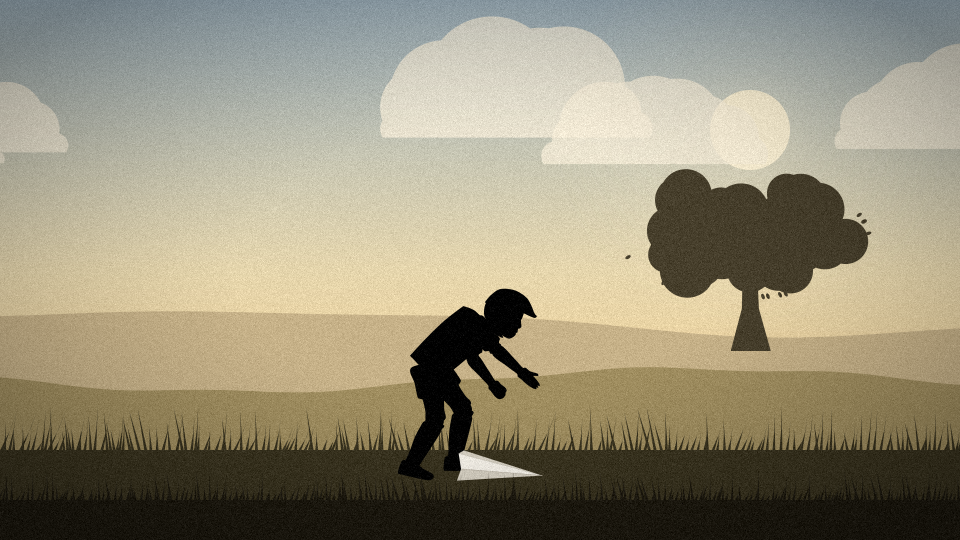
#> input picture projects/battle_of_britain/design/frames/20_ending_pick.png, 1920 x 1080 px (shown at 1/2 size); its folder holds only this picture in this run
$ python -i engine.py   (imports and definitions only)
#> lines starting #> are read from the running program, lines starting #| are printed output that depends on the picture
"""Rendering core: software-OpenGL raymarcher for implicit surfaces, a mesh
renderer, 2D glow helpers, typography and the HDR post chain."""
import os, io, functools
import numpy as np, cv2
from PIL import Image, ImageDraw, ImageFont

D = os.path.dirname(os.path.abspath(__file__))
W, H, FPS = 1920, 1080, 30
FONT = {k: os.path.join(D, "fonts", f"NotoSerifSC-{k}.otf") for k in ("Light", "Regular", "Bold", "Black")}
LATIN = os.path.join(D, "fonts", "CormorantGaramond.ttf")
LATIN_I = os.path.join(D, "fonts", "CormorantGaramond-Italic.ttf")


def ss(a, b, x):
    x = np.clip((x - a) / (b - a), 0.0, 1.0)
    return x * x * (3 - 2 * x)


def ease_out(x, k=3):
    return 1 - (1 - np.clip(x, 0, 1)) ** k


def ease_io(x):
    x = np.clip(x, 0, 1)
    return np.where(x < 0.5, 4 * x**3, 1 - (-2 * x + 2) ** 3 / 2) if np.ndim(x) else (4 * x**3 if x < 0.5 else 1 - (-2 * x + 2) ** 3 / 2)


# =============================================================== camera
class Cam:
    # [24 lines left out: functions __init__, orbit, project, not called in this run]


# =============================================================== GL
_ctx = None


# [6 lines left out: function ctx, not called in this run]


QUAD_VS = """#version 330
in vec2 p; void main(){ gl_Position = vec4(p, 0.0, 1.0); }"""

SURF_FS = """#version 330
layout(location=0) out vec4 oc;
layout(location=1) out vec4 od;
uniform vec2 R;
uniform vec3 ro, fw, rt, up;
uniform float focal, clipR, steps, scan, scanW, iso, gloss, shellA;
uniform vec3 colOut, colIn, scanCol, scanAx, keyDir;
uniform float T;
float F(vec3 q_){
  float x=q_.x, y=q_.y, z=q_.z;
  %s
}
vec3 G(vec3 p){
  float e = 2e-4*max(1.0, clipR);
  return vec3(F(p+vec3(e,0,0))-F(p-vec3(e,0,0)), F(p+vec3(0,e,0))-F(p-vec3(0,e,0)), F(p+vec3(0,0,e))-F(p-vec3(0,0,e)));
}
bool ok(vec3 p){ return dot(p, scanAx) < scan; }
void main(){
  vec2 uv = (gl_FragCoord.xy - 0.5*R) / R.y;
  vec3 rd = normalize(fw*focal + uv.x*rt + uv.y*up);
  float b = dot(ro, rd), c = dot(ro, ro) - clipR*clipR, h = b*b - c;
  oc = vec4(0.0); od = vec4(1e9, 0.0, 0.0, 0.0);
  // faint glass shell outline
  float dmin = sqrt(max(dot(ro,ro) - b*b, 0.0));
  float ring = exp(-pow((dmin - clipR)/(0.012*clipR), 2.0)) * shellA;
  if (h < 0.0) { oc = vec4(vec3(0.35,0.55,1.0)*ring, 0.0); return; }
  h = sqrt(h);
  float t0 = max(-b - h, 0.0), t1 = -b + h;
  float dt = (t1 - t0) / steps;
  float t = t0;
  float fprev = F(ro + rd*t);
  bool okprev = ok(ro + rd*t);
  float thit = -1.0;
  for (int i = 0; i < 2000; i++) {
    if (float(i) >= steps) break;
    float tn = t + dt;
    vec3 pn = ro + rd*tn;
    float fn = F(pn);
    bool okn = ok(pn);
    if (okn && okprev && sign(fn) != sign(fprev)) {
      float a = t, bb = tn, fa = fprev;
      for (int k = 0; k < 14; k++) {
        float m = 0.5*(a + bb); float fm = F(ro + rd*m);
        if (sign(fm) == sign(fa)) { a = m; fa = fm; } else { bb = m; }
      }
      thit = 0.5*(a + bb); break;
    }
    fprev = fn; okprev = okn; t = tn;
  }
  vec3 shell = vec3(0.35,0.55,1.0)*ring;
  if (thit < 0.0) { oc = vec4(shell, 0.0); return; }
  vec3 p = ro + rd*thit;
  vec3 g = G(p);
  vec3 n = normalize(g);
  bool inside = dot(n, rd) > 0.0;
  if (inside) n = -n;
  vec3 base = inside ? colIn : colOut;
  vec3 L1 = normalize(keyDir);
  vec3 L2 = normalize(vec3(-L1.x, -L1.y, 0.3));
  vec3 V = -rd;
  float d1 = max(dot(n, L1), 0.0), d2 = max(dot(n, L2), 0.0);
  vec3 H1 = normalize(L1 + V);
  float sp = pow(max(dot(n, H1), 0.0), 90.0) * gloss;
  float sp2 = pow(max(dot(n, normalize(L2 + V)), 0.0), 30.0) * gloss * 0.25;
  float fr = pow(1.0 - max(dot(n, V), 0.0), 3.0);
  // ambient occlusion from the field itself
  float gl = length(g) / (4e-4*max(1.0, clipR));
  float ao = 0.0;
  for (int k = 1; k <= 4; k++) {
    float dk = 0.06 * float(k) * max(1.0, clipR*0.5);
    float est = abs(F(p + n*dk)) / max(gl, 1e-6);
    ao += max(dk - est, 0.0) / dk * (1.0 / float(k));
  }
  ao = clamp(1.0 - 0.55*ao, 0.25, 1.0);
  vec3 col = base * (0.035 + 1.05*pow(d1, 1.3) + 0.22*d2) * ao;
  col += (sp + sp2) * vec3(1.0, 0.95, 0.88);
  col += fr * mix(vec3(0.35,0.6,1.0), base, 0.35) * 1.1 * (0.5 + 0.5*ao);
  // iso lines on the surface (radial shells)
  if (iso > 0.0) {
    float r = length(p) * iso;
    float li = exp(-pow((fract(r) - 0.5) / 0.035, 2.0));
    col += li * base * 0.35;
  }
  // rim where surface meets the clipping sphere
  float edge = exp(-pow((clipR - length(p)) / (0.012*clipR), 2.0));
  col += edge * vec3(1.0, 0.85, 0.6) * 1.6;
  // scanning front
  float sf = exp(-pow((scan - dot(p, scanAx)) / scanW, 2.0));
  col += sf * scanCol * 3.0;
  oc = vec4(col + shell*0.3, 1.0);
  od = vec4(thit, 0.0, 0.0, 0.0);
}"""


class Surface:
    # [33 lines left out: functions __init__, _fbo, render, not called in this run]


MESH_VS = """#version 330
in vec3 pos; in vec3 nrm; in vec3 col; in vec2 uv;
uniform mat4 MVP;
out vec3 vp; out vec3 vn; out vec3 vc; out vec2 vu;
void main(){ vp = pos; vn = nrm; vc = col; vu = uv; gl_Position = MVP * vec4(pos, 1.0); }"""
MESH_FS = """#version 330
in vec3 vp; in vec3 vn; in vec3 vc; in vec2 vu;
layout(location=0) out vec4 oc;
layout(location=1) out vec4 od;
uniform vec3 ro; uniform vec3 keyDir; uniform float gridA, gridN, gridM, bandA, gloss, alpha, emis;
uniform vec3 bandCol; uniform float uedgeA; uniform vec3 uedgeCol;
void main(){
  vec3 V = normalize(ro - vp);
  vec3 n = normalize(vn);
  bool back = dot(n, V) < 0.0;
  if (back) n = -n;
  vec3 base = vc * (back ? 0.75 : 1.0);
  vec3 L1 = normalize(keyDir), L2 = normalize(vec3(-L1.x, -L1.y, 0.2));
  float d1 = max(dot(n, L1), 0.0), d2 = max(dot(n, L2), 0.0);
  vec3 Hh = normalize(L1 + V);
  float sp = pow(max(dot(n, Hh), 0.0), 60.0) * gloss;
  float fr = pow(1.0 - max(dot(n, V), 0.0), 3.0);
  vec3 col = base * (0.07 + 0.85*d1 + 0.3*d2) + sp + fr * mix(base, vec3(0.5,0.7,1.0), 0.4) * 0.55;
  col += base * emis;
  if (gridA > 0.0) {
    vec2 g = vec2(vu.x*gridN, vu.y*gridM);
    vec2 fw2 = fwidth(g);
    vec2 d = abs(fract(g - 0.5) - 0.5) / max(fw2, 1e-4);
    float line = 1.0 - min(min(d.x, d.y) / 1.2, 1.0);
    col += line * gridA * vec3(0.55, 0.8, 1.0);
  }
  if (bandA > 0.0) {
    float dv = min(min(abs(vu.y), abs(vu.y - 1.0)), abs(vu.y - 0.5));
    float fwv = fwidth(vu.y);
    float band = exp(-pow(dv / max(3.2*fwv, 1e-4), 2.0));
    col += band * bandA * bandCol;
  }
  if (uedgeA > 0.0) {
    float du = min(vu.x, 1.0 - vu.x);
    float e = exp(-pow(du / max(2.2*fwidth(vu.x), 1e-4), 2.0));
    col += e * uedgeA * uedgeCol;
  }
  oc = vec4(col * alpha, alpha);
  od = vec4(length(ro - vp), 0.0, 0.0, 0.0);
}"""


class Mesh:
    # [72 lines left out: functions __init__, _fbo, render, grid_mesh, grid_normals, not called in this run]


def downsample(img, w=W, h=H):
    return cv2.resize(img, (w, h), interpolation=cv2.INTER_AREA)


# =============================================================== splats (points / lines with depth test)
# [22 lines left out: functions splat, glow_points, not called in this run]


# =============================================================== 2D implicit curves
class View2D:
    # [5 lines left out: function __init__, not called in this run]

    def to_px(self, P):
        P = np.atleast_2d(P)
        return np.stack([(P[:, 0] - self.cx) * self.s + self.w / 2, -(P[:, 1] - self.cy) * self.s + self.h / 2], 1)


# [4 lines left out: function pix_dist, not called in this run]


def line_glow(d, width=1.3, core=1.0, halo=0.35, halo_w=6.0):
    return core * np.exp(-(d / width) ** 2) + halo * np.exp(-d / halo_w)


# [172 lines left out: functions seg_dist, _bg_assets, background, font, text_img, math_img and 2 more, not called in this run]


# =============================================================== post
def aces(x):
    return np.clip((x * (2.51 * x + 0.03)) / (x * (2.43 * x + 0.59) + 0.14), 0, 1)


@functools.lru_cache(None)
def _post_assets():
    yy, xx = np.mgrid[0:H, 0:W].astype(np.float32)
    r = np.hypot((xx - W / 2) / (W / 2), (yy - H / 2) / (H / 2))
    vig = (1 - 0.38 * ss(0.55, 1.5, r)).astype(np.float32)
    rng = np.random.default_rng(99)
    dither = (rng.random((H, W, 3)).astype(np.float32) - 0.5) / 255.0
    return vig, dither


def bloom(img, strength=0.35, thresh=0.0):
    src = np.maximum(img - thresh, 0) if thresh > 0 else img
    acc = np.zeros_like(img)
    lvl = src
    wts = (0.25, 0.3, 0.35, 0.4, 0.45, 0.5)
    for k, wt in enumerate(wts):
        lvl = cv2.pyrDown(lvl)
        b = cv2.GaussianBlur(lvl, (0, 0), 1.5)
        acc += cv2.resize(b, (img.shape[1], img.shape[0]), interpolation=cv2.INTER_LINEAR) * wt
    return img + acc * strength


def post(img, exposure=1.0, flash=0.0, bloom_amt=0.35, shake=(0.0, 0.0), aberr=0.0, fade=1.0, zoom=0.0):
    vig, dither = _post_assets()
    img = bloom(img, bloom_amt)
    if flash > 0:
        img = img + flash
    if aberr > 0.01 or abs(shake[0]) + abs(shake[1]) > 0.01 or zoom > 1e-4:
        out = np.empty_like(img)
        for c, s in zip(range(3), (1 + aberr * 0.004, 1.0, 1 - aberr * 0.004)):
            s = s * (1 + zoom)
            M = np.array([[s, 0, (1 - s) * W / 2 + shake[0]], [0, s, (1 - s) * H / 2 + shake[1]]], np.float32)
            out[..., c] = cv2.warpAffine(img[..., c], M, (W, H), flags=cv2.INTER_LINEAR, borderMode=cv2.BORDER_REFLECT)
        img = out
    img = aces(img * exposure) * vig[..., None] * fade
    img = np.clip(img, 0, 1) ** (1 / 2.2) + dither
    return (np.clip(img, 0, 1) * 255 + 0.5).astype(np.uint8)

>>> import cv2
>>> picture = cv2.imread('../projects/battle_of_britain/design/frames/20_ending_pick.png')
#> picture is the input picture: shape (1080, 1920, 3); mean B, G, R 120.6, 142.9, 149.8
>>> result = post(picture)
#> the loop in bloom, `for k, wt in enumerate(wts):` made 1 pass
#> pass 1, in bloom, `lvl = cv2.pyrDown(lvl)`:
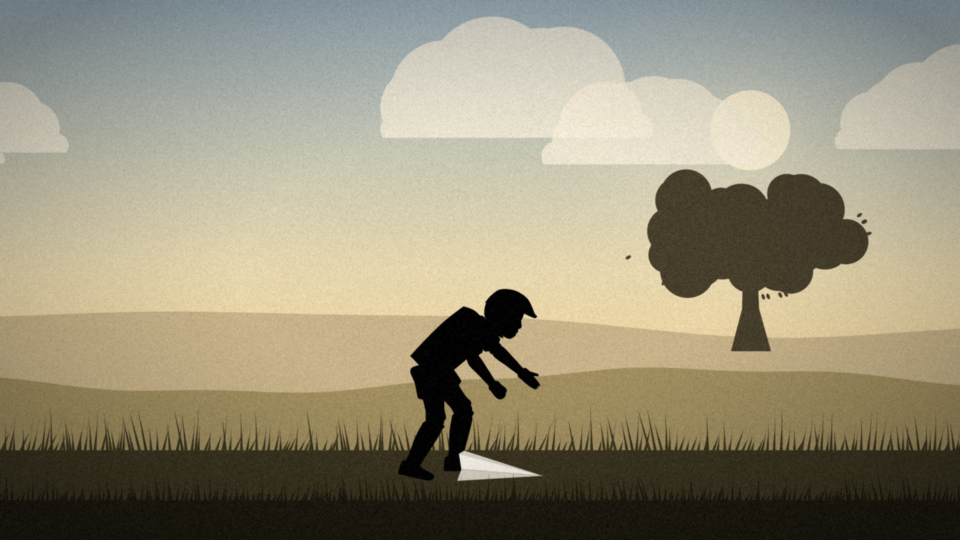
#> lvl: shape (540, 960, 3); mean B, G, R 120.6, 143, 149.8
#> after the loop in bloom, `for k, wt in enumerate(wts):`: acc: shape (1080, 1920, 3); every value is 0
#> (the run stopped early here; a loop or call above may not have finished)

$ run again, on projects/battle_of_britain/design/frames/01_kent_run.png
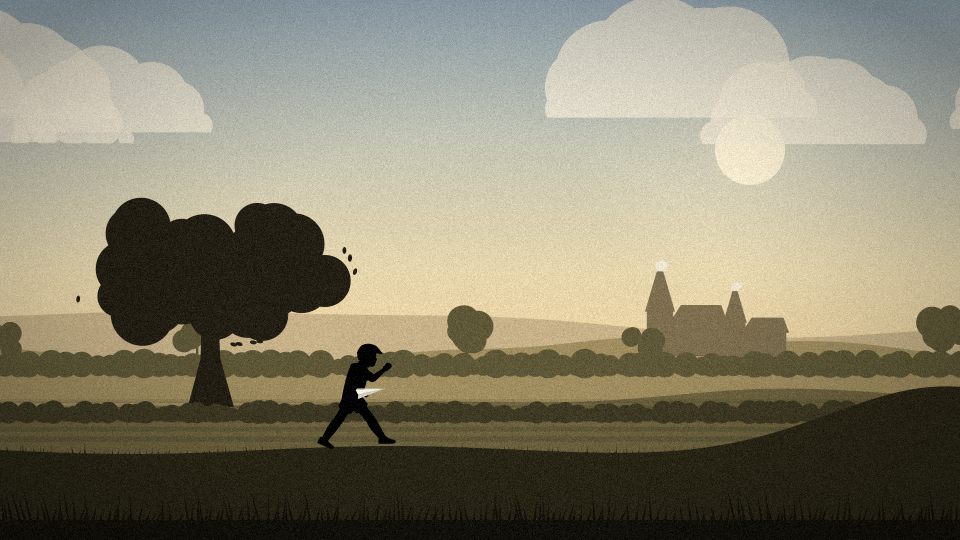
#> input picture projects/battle_of_britain/design/frames/01_kent_run.png, 1920 x 1080 px (shown at 1/2 size)
#> picture is the input picture: shape (1080, 1920, 3); mean B, G, R 110.1, 130.2, 135.2
#> the loop in bloom, `for k, wt in enumerate(wts):` made 1 pass
#> pass 1, in bloom, `lvl = cv2.pyrDown(lvl)`:
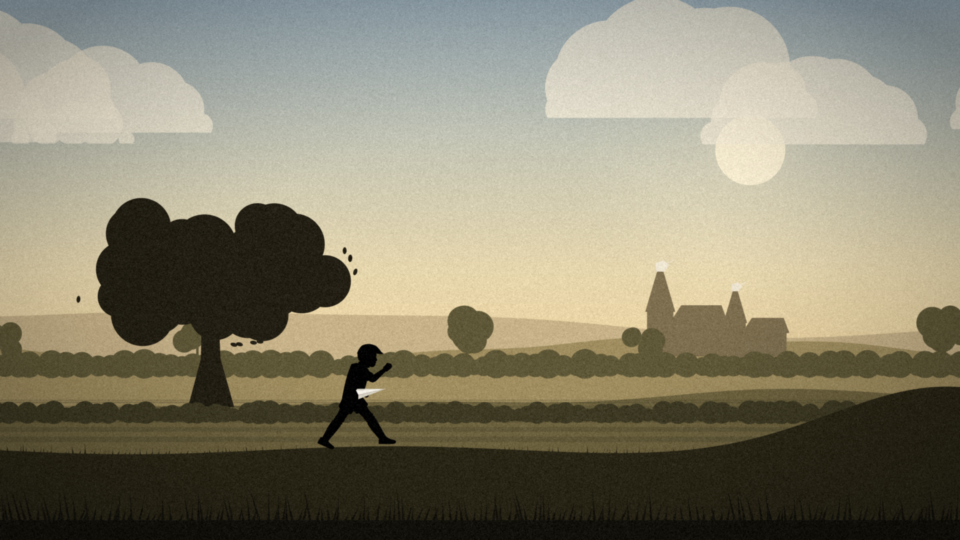
#> lvl: shape (540, 960, 3); mean B, G, R 110.2, 130.3, 135.2

$ run again, on projects/battle_of_britain/design/frames/02_kent_throw.png
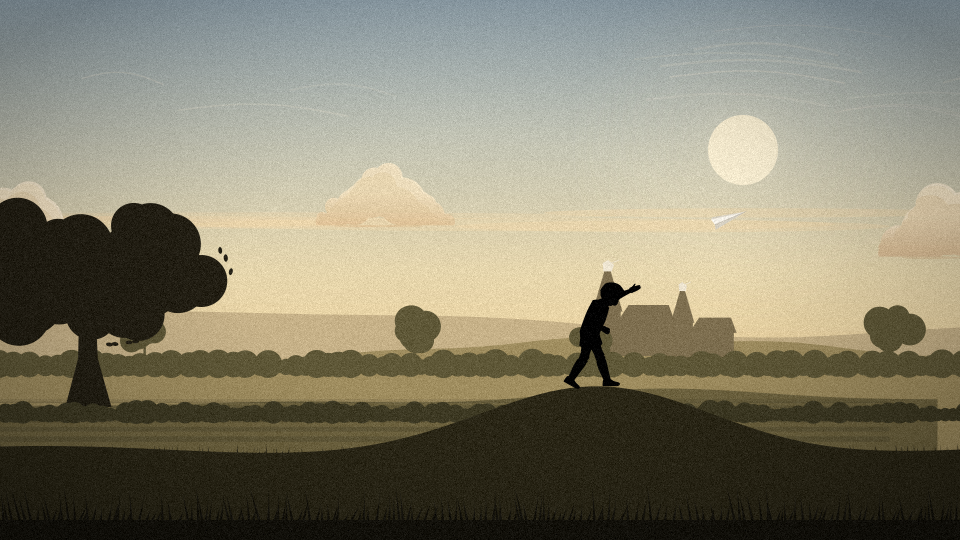
#> input picture projects/battle_of_britain/design/frames/02_kent_throw.png, 1920 x 1080 px (shown at 1/2 size)
#> picture is the input picture: shape (1080, 1920, 3); mean B, G, R 108.3, 127.7, 132
#> the loop in bloom, `for k, wt in enumerate(wts):` made 1 pass
#> pass 1, in bloom, `lvl = cv2.pyrDown(lvl)`:
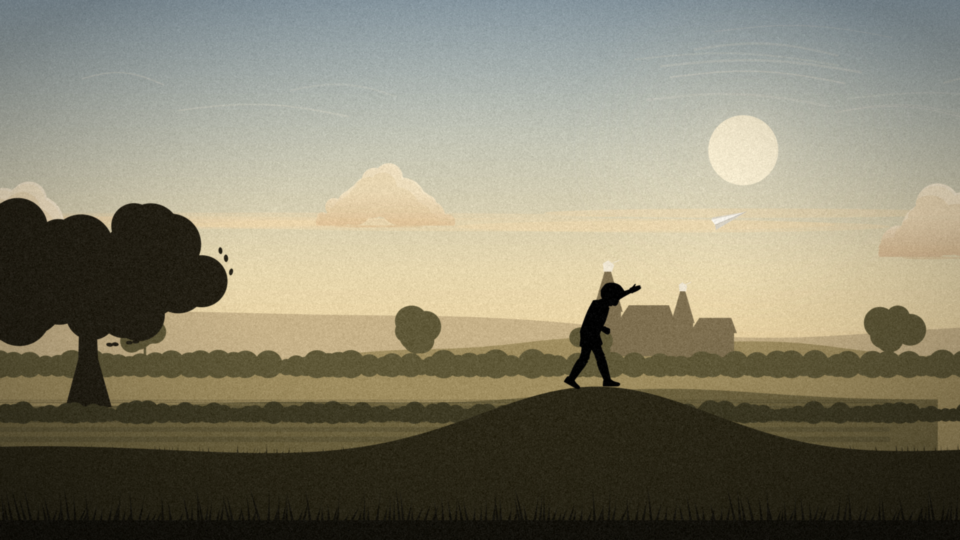
#> lvl: shape (540, 960, 3); mean B, G, R 108.4, 127.8, 132.1

$ run again, on projects/battle_of_britain/design/frames/03_follow_gold.png
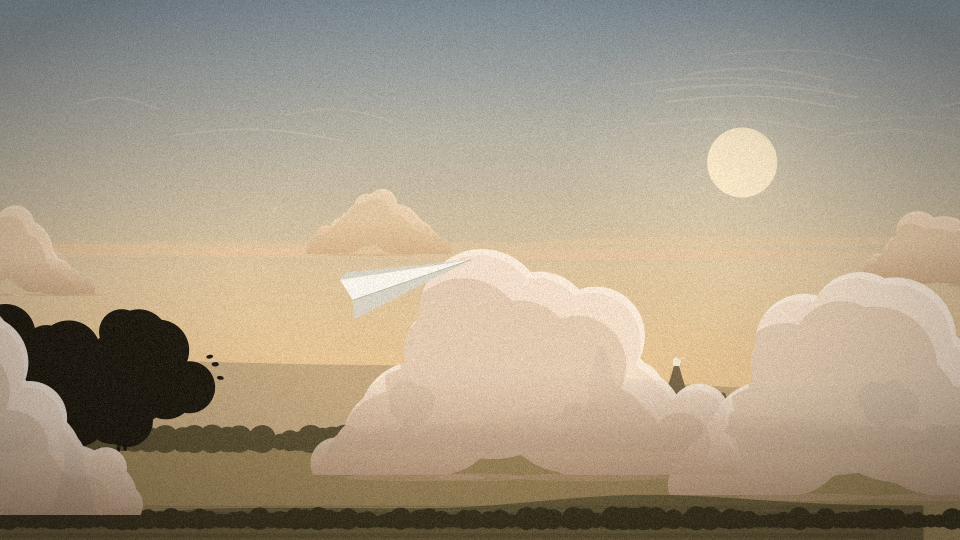
#> input picture projects/battle_of_britain/design/frames/03_follow_gold.png, 1920 x 1080 px (shown at 1/2 size)
#> picture is the input picture: shape (1080, 1920, 3); mean B, G, R 133.8, 153.8, 166.7
#> the loop in bloom, `for k, wt in enumerate(wts):` made 1 pass
#> pass 1, in bloom, `lvl = cv2.pyrDown(lvl)`:
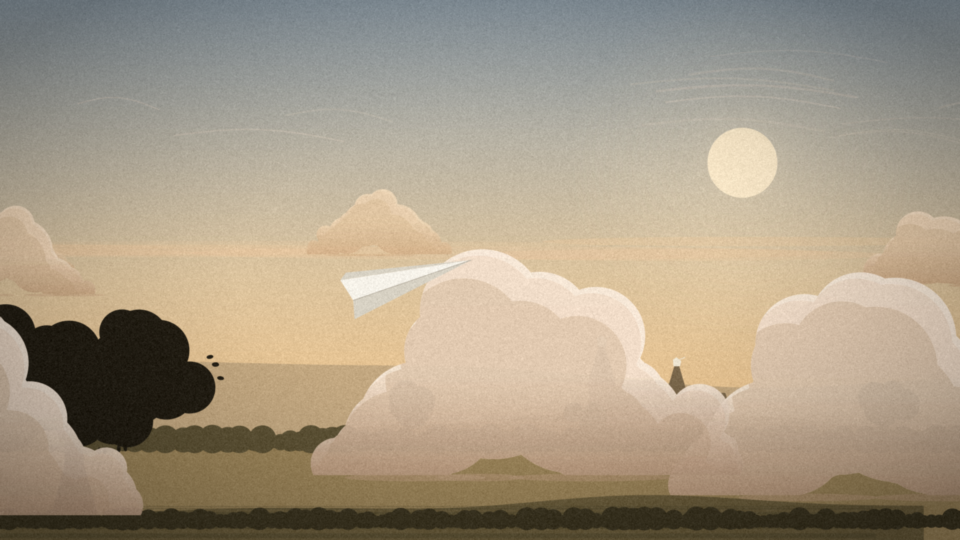
#> lvl: shape (540, 960, 3); mean B, G, R 133.8, 153.8, 166.7
